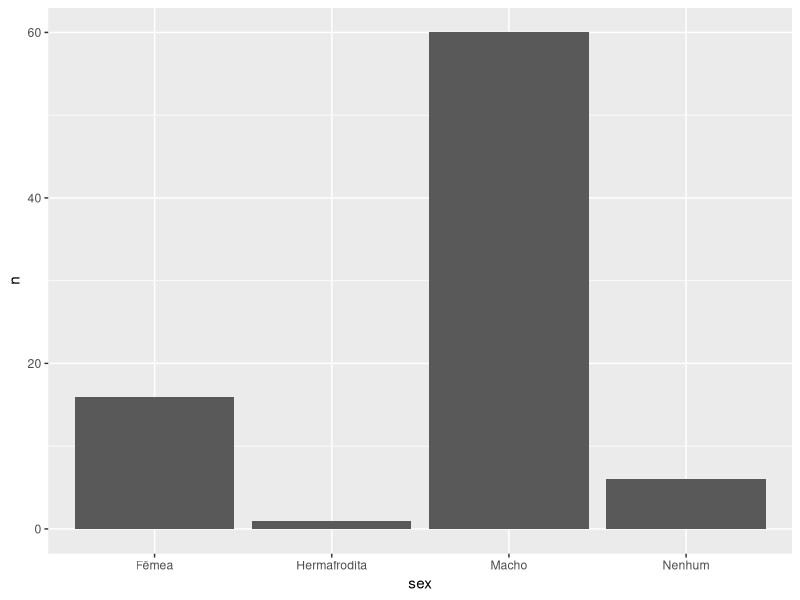
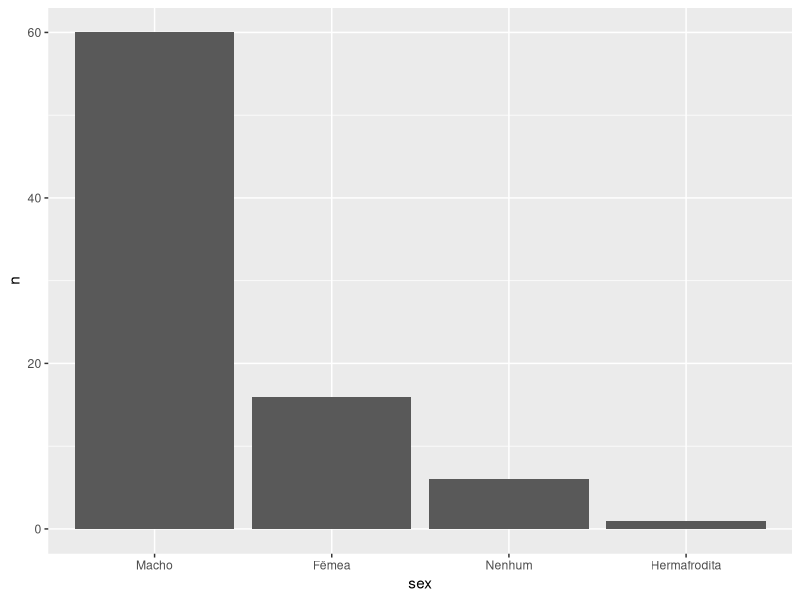
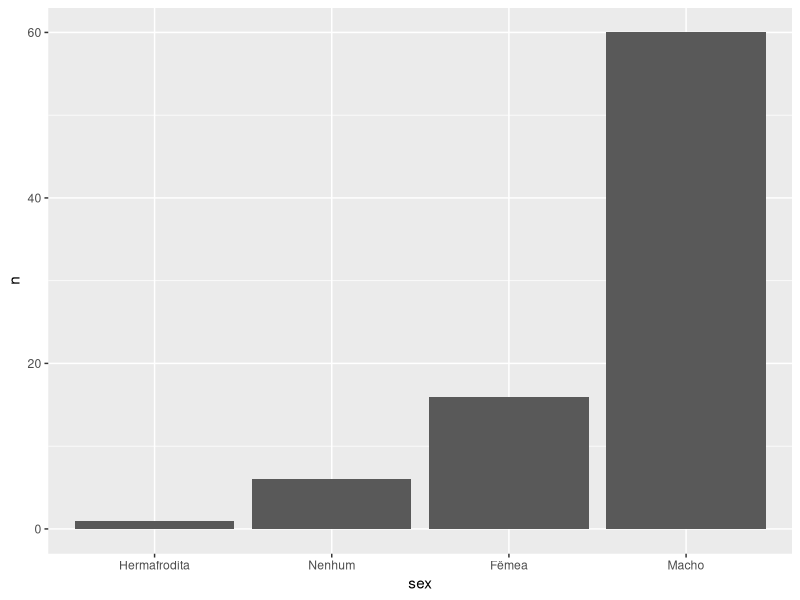
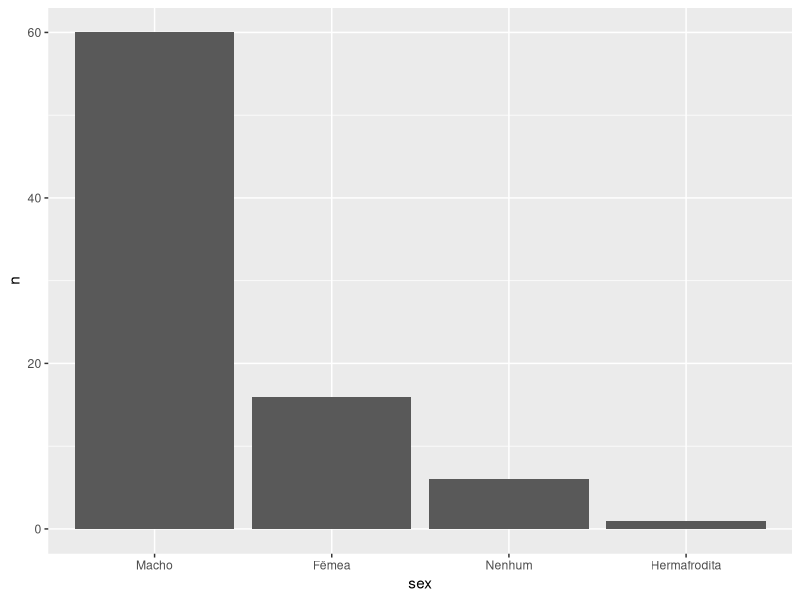
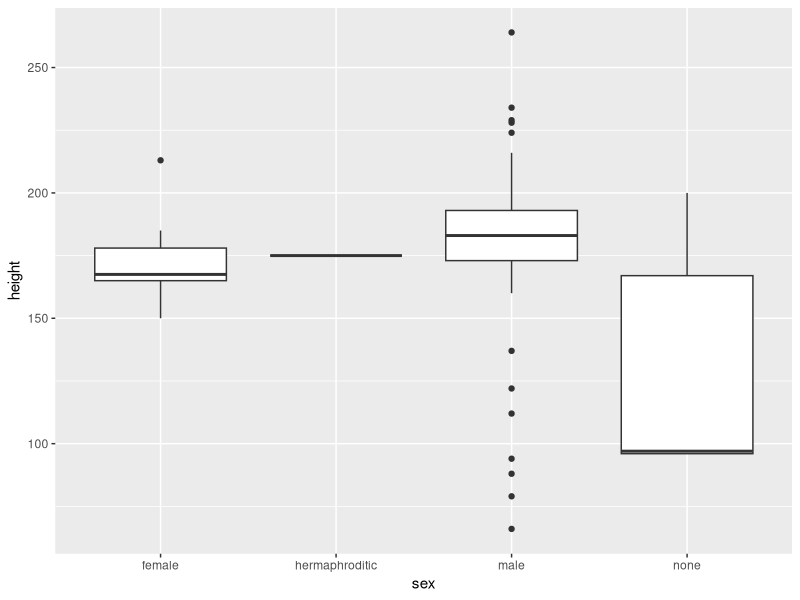
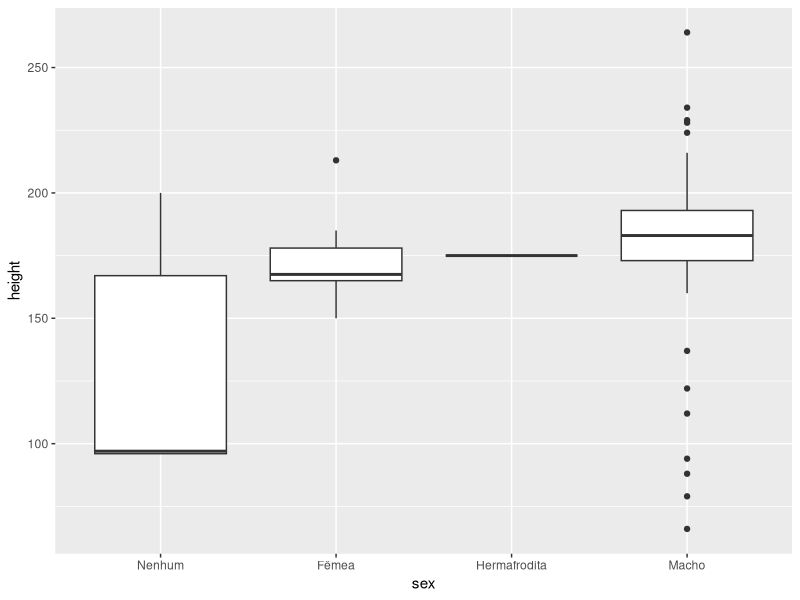
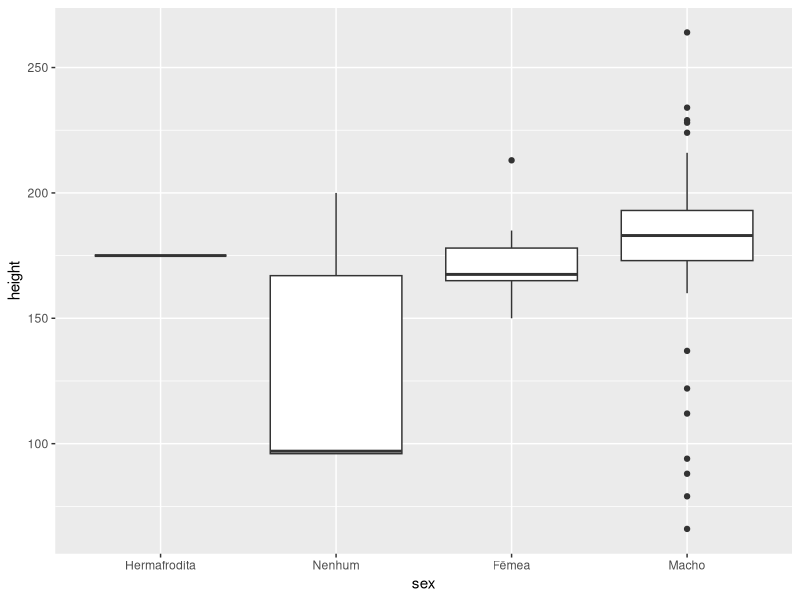

Recreate these plots in R, in order.
## ---- chunk 1
knitr::opts_chunk$set(collapse = TRUE, out.width="75%")
## ---- chunk 2
install.packages("forcats")
## ---- chunk 3
library(forcats)
library(ggplot2)
library(dplyr)
## ---- chunk 4
starwars %>% 
  pull(sex) %>% 
  unique()
## ---- chunk 5
starwars %>% 
  mutate(sex = as.factor(sex)) %>% 
  pull(sex) %>% 
  head()
## ---- chunk 6
fator_sex <- starwars %>% 
  pull(sex) %>% 
  as.factor() %>% 
  head(16)
fator_sex
## ---- chunk 7
lvls_revalue(
  fator_sex, 
  new_levels = c("Fêmea", "Hermafrodita", "Macho", "Nenhum")
)
## ---- chunk 8
starwars %>% 
  filter(!is.na(sex)) %>% 
  count(sex) %>% 
  mutate(
    sex = lvls_revalue(sex, c("Fêmea", "Hermafrodita", "Macho", "Nenhum"))
  ) %>% 
  ggplot() +
  geom_col(aes(x = sex, y = n)) 
## ---- chunk 9
lvls_reorder(fator_sex, c(3, 1, 4, 2))
## ---- chunk 10
starwars %>% 
  filter(!is.na(sex)) %>% 
  count(sex) %>% 
  mutate(
    sex = lvls_revalue(sex, c("Fêmea", "Hermafrodita", "Macho", "Nenhum")),
    sex = lvls_reorder(sex, c(3, 1, 4, 2))
  ) %>% 
  ggplot() +
  geom_col(aes(x = sex, y = n)) 
## ---- chunk 11
starwars %>% 
  filter(!is.na(sex)) %>% 
  count(sex) 
## ---- chunk 12
starwars %>% 
  filter(!is.na(sex)) %>% 
  count(sex) %>% 
  mutate(
    sex = lvls_revalue(sex, c("Fêmea", "Hermafrodita", "Macho", "Nenhum")),
    sex = fct_reorder(sex, n)
  ) %>% 
  ggplot() +
  geom_col(aes(x = sex, y = n)) 
## ---- chunk 13
starwars %>% 
  filter(!is.na(sex)) %>% 
  count(sex) %>% 
  mutate(
    sex = lvls_revalue(sex, c("Fêmea", "Hermafrodita", "Macho", "Nenhum")),
    sex = fct_reorder(sex, n, .desc = TRUE)
  ) %>% 
  ggplot() +
  geom_col(aes(x = sex, y = n)) 
## ---- chunk 14
starwars %>% 
  filter(!is.na(sex)) %>% 
  ggplot() +
  geom_boxplot(aes(x = sex, y = height))
## ---- chunk 15
starwars %>% 
  filter(!is.na(sex)) %>% 
  mutate(
    sex = lvls_revalue(sex, c("Fêmea", "Hermafrodita", "Macho", "Nenhum")),
    sex = fct_reorder(sex, height, .fun = median, na.rm = TRUE)
  ) %>% 
ggplot() +
  geom_boxplot(aes(x = sex, y = height))
## ---- chunk 16
starwars %>% 
  filter(!is.na(sex)) %>% 
  mutate(
    sex = lvls_revalue(sex, c("Fêmea", "Hermafrodita", "Macho", "Nenhum")),
    sex = fct_reorder(sex, height, .fun = max, na.rm = TRUE)
  ) %>% 
ggplot() +
  geom_boxplot(aes(x = sex, y = height))
